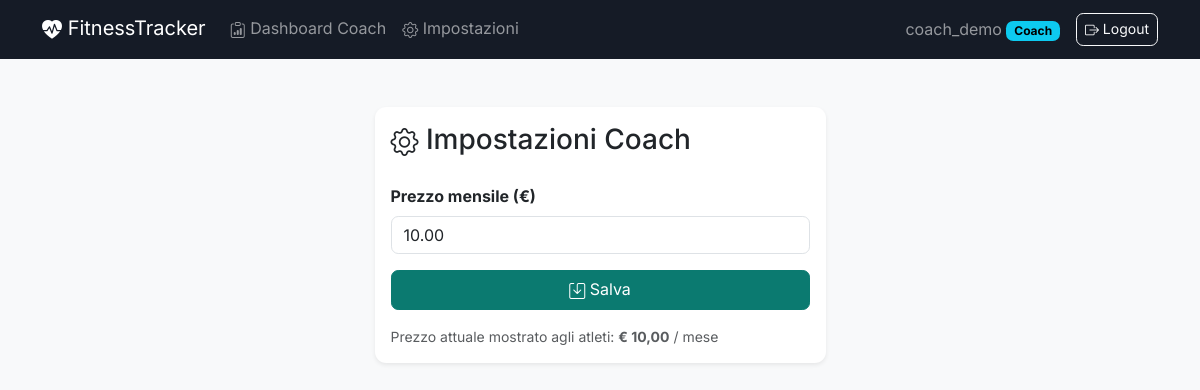
/accounts/impostazioni/ (signed in), run on the app's committed database.
### accounts/models.py (models this page shows, shortened)
class CustomUser(AbstractUser):
    is_coach = models.BooleanField(default=False)
    coach = models.ForeignKey(
        'self',
        on_delete=models.SET_NULL,
        null=True,
        blank=True,
        related_name='athletes'
    )
    age = models.PositiveIntegerField(null=True, blank=True)
    weight = models.FloatField(verbose_name="Peso Corporeo (kg)", null=True, blank=True)
    body_fat = models.FloatField(verbose_name="Massa Grassa (%)", null=True, blank=True)
    prezzo_mensile = models.DecimalField(
        verbose_name="Prezzo mensile (€)",
        max_digits=6, decimal_places=2, default=0.00
    )

### accounts/views.py (the view)
# urls.py: path("impostazioni/", CoachSettingsView.as_view(), name="coach_settings"),
class CoachSettingsView(LoginRequiredMixin, generic.UpdateView):
    form_class = CoachSettingsForm
    template_name = "accounts/coach_settings.html"
    success_url = reverse_lazy("coach_settings")
    def dispatch(self, request, *args, **kwargs):
        if request.user.is_authenticated and not request.user.is_coach:
            raise PermissionDenied("Sezione riservata ai coach.")
        return super().dispatch(request, *args, **kwargs)
    def get_object(self, queryset=None):
        return self.request.user

### accounts/forms.py
class CoachSettingsForm(forms.ModelForm):
    class Meta:
        model = CustomUser
        fields = ["prezzo_mensile"]
        widgets = {
            "prezzo_mensile": forms.NumberInput(attrs={
                "class": "form-control", "step": "0.01", "min": "0"
            }),
        }

### templates/accounts/coach_settings.html (shortened to what this page needs)
{% extends 'base.html' %}
{% block content %}
<div class="row justify-content-center">
    <div class="col-md-5">
        <div class="card shadow-sm mt-4">
            <div class="card-body">
                <h1 class="h3 card-title mb-4"><i class="bi bi-gear"></i> Impostazioni Coach</h1>
                <form method="post">
                    {% for field in form %}
                        <div class="mb-3">
                            <label for="{{ field.id_for_label }}" class="form-label fw-bold">{{ field.label }}</label>
                            {{ field }}
                        </div>
                    {% endfor %}
                    <button type="submit" class="btn btn-primary w-100"><i class="bi bi-save"></i> Salva</button>
                </form>
                <p class="text-muted small mt-3 mb-0">
                    Prezzo attuale mostrato agli atleti: <strong>€ {{ user.prezzo_mensile }}</strong> / mese
                </p>
            </div>
        </div>
    </div>
</div>
{% endblock %}

### templates/base.html (shortened to what this page needs)
<!DOCTYPE html>
{% load static %}
<html lang="it">
<head>
    <link href="https://cdn.jsdelivr.net/npm/bootstrap@5.3.2/dist/css/bootstrap.min.css" rel="stylesheet">
    <link href="https://cdn.jsdelivr.net/npm/bootstrap-icons@1.11.3/font/bootstrap-icons.min.css" rel="stylesheet">
    <link rel="stylesheet" href="{% static 'css/style.css' %}">
</head>
<body class="bg-light">
    <nav class="navbar navbar-expand-lg navbar-dark bg-dark sticky-top mb-4">
        <div class="container">
            <a class="navbar-brand" href="{% url 'home' %}"><i class="bi bi-heart-pulse-fill"></i> FitnessTracker</a>
            <div class="collapse navbar-collapse" id="mainNav">
                {% if user.is_authenticated %}
                <ul class="navbar-nav me-auto">
                    {% if user.is_coach %}
                        <li class="nav-item"><a class="nav-link" href="{% url 'workout_list' %}"><i class="bi bi-clipboard-data"></i> Dashboard Coach</a></li>
                        <li class="nav-item"><a class="nav-link" href="{% url 'coach_settings' %}"><i class="bi bi-gear"></i> Impostazioni</a></li>
                    {% endif %}
                </ul>
                <ul class="navbar-nav ms-auto align-items-lg-center">
                    <li class="nav-item">
                        <span class="navbar-text me-3">
                            {{ user.username }}
                            <span class="badge text-bg-{% if user.is_coach %}info{% else %}secondary{% endif %}">
                                {% if user.is_coach %}Coach{% else %}Atleta{% endif %}
                            </span>
                        </span>
                    </li>
                    <li class="nav-item">
                        <form method="post" action="{% url 'logout' %}" class="d-inline">
                            <button type="submit" class="btn btn-sm btn-outline-light"><i class="bi bi-box-arrow-right"></i> Logout</button>
                        </form>
                    </li>
                </ul>
                {% endif %}
            </div>
        </div>
    </nav>
    <div class="container">
        {% block content %}
        {% endblock %}
    </div>
</body>
</html>

### static/css/style.css (style rules this page uses)
:root { --brand-primary: #0b7a70; --brand-primary-dark: #086159; --brand-navy: #151b26; --brand-radius: 0.7rem; }
body { font-family: 'Inter', -apple-system, BlinkMacSystemFont, "Segoe UI", Roboto, sans-serif; background-color: #f4f6f8; }
.navbar.bg-dark { background-color: var(--brand-navy) !important; }
.btn-primary { background-color: var(--brand-primary); border-color: var(--brand-primary); }
a { color: var(--brand-primary); }
.card { border: none; border-radius: var(--brand-radius); box-shadow: 0 2px 14px rgba(15, 23, 42, 0.08); }
.btn, .form-control, .form-select, .badge, .alert { border-radius: calc(var(--brand-radius) - 0.25rem); }
.bi { vertical-align: -0.125em; }

### data on the page
CustomUser: username "coach_demo", form "10.00", prezzo_mensile "10,00"

### other printed values
{{ field.label }} "Prezzo mensile (€)"
